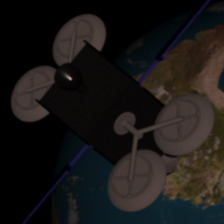
#> input picture data/images/sample_images_224x224/PCO_VIS_EUTELSAT_v4_CCN2_test_sample_6_image.jpg, 224 x 224 px
$ python make_calibration_sample.py ../../../data/images/sample_images_224x224
#> lines starting #> are read from the running program, lines starting #| are printed output that depends on the picture
import os
import numpy as np
import cv2
import random
import argparse
import sys
import pathlib
'''
This script is used to generate numpy array files (.npy) for use in TF Lite calibration.
If user wants to calibrate with their own data, they can do so by using this script to generate a numpy array.
'''

# Example usage:
# python generate_npy.py [path_to_data_dir] --count 20 --shape 227 227 --output_name imagenetv2_20x227x227x3.npy

random_seed = 342

def existing_dir(value):
    filepath = pathlib.Path(value)

    if not filepath.exists() or not filepath.is_dir():
        msg = f'Directory not found: {value}'
        raise argparse.ArgumentTypeError(msg)
    else:
        return value


def existing_file(value):
    filepath = pathlib.Path(value)

    if not filepath.exists():
        msg = f'File not found: {value}'
        raise argparse.ArgumentTypeError(msg)
    else:
        return value


def read_images(directory_path, num_images, rgb=False, grayscale=False, debug=False):
#> called with num_images = 20, rgb = True, grayscale = False, debug = False
    random.seed(random_seed)

    files = os.listdir(directory_path)

    image_files = [f for f in files if f.lower().endswith(('.jpg', '.jpeg', '.png'))]

    selected_images = random.sample(image_files, min(num_images, len(image_files)))
    if debug:
        print(selected_images)

    images = []
    for image_file in selected_images:
        image_path = os.path.join(directory_path, image_file)
        try:
            image = cv2.imread(image_path)
#> image is the input picture: shape (224, 224, 3); mean B, G, R 22.4, 23.8, 26.1
        except:
            print("Invalid image path, please check that a valid image is selected")
        if grayscale:
            image = cv2.cvtColor(image, cv2.COLOR_BGR2GRAY)
        elif rgb:
            image = cv2.cvtColor(image, cv2.COLOR_BGR2RGB)
        images.append(image)

    return images

def preprocess_images(images, shape, grayscale=False, norm=False):
    height = shape[0]
    width = shape[1]
    if grayscale:
        images_array = np.zeros((len(images), height, width, 1), dtype=np.float32)
    else:
        images_array = np.zeros((len(images), height, width, 3), dtype=np.float32)

    for i, image in enumerate(images):
        resized = cv2.resize(image, dsize=(width, height), interpolation=cv2.INTER_LINEAR).astype(np.float32)
        if norm:
            resized = resized/255.
        if grayscale:
            resized = np.expand_dims(resized, axis=-1)
        images_array[i] = resized
    return images_array

def main():
    parser = argparse.ArgumentParser()
    parser.add_argument('src', help="Directory of images, or source npy array")
    parser.add_argument('-o', '--output-name', type=str, default='')
    parser.add_argument('-c', '--count', type=int, default=20)
    parser.add_argument('-s', '--shape', nargs=2, type=int, default=[224,224]) # height width
    parser.add_argument('-b', '--bgr', action='store_true')
    parser.add_argument('-g', '--grayscale', action='store_true')
    parser.add_argument('--norm', action='store_true')
    parser.add_argument('-d', '--debug', action='store_true')
    parser.add_argument('--bchw', action='store_true')
    args = parser.parse_args()

    if args.src.endswith('.npy'):
        orig_array = np.load(args.src)
        if np.max(orig_array) == 1.0:
            orig_array *= 255.

        height = args.shape[0]
        width = args.shape[1]
        images_array = np.zeros((orig_array.shape[0], height, width, orig_array.shape[-1]), dtype=np.float32)
        for i, image in enumerate(orig_array):
            resized = cv2.resize(image, dsize=(width, height), interpolation=cv2.INTER_LINEAR).astype(np.float32)
            if args.norm:
                resized = resized/255.
            images_array[i] = resized
    elif os.path.isdir(args.src):
        images = read_images(args.src, args.count, (not args.bgr), args.grayscale, args.debug)
#> images = 2 items
        images_array = preprocess_images(images, args.shape, args.grayscale, args.norm)
#> the loop in preprocess_images, `for i, image in enumerate(images):` made 2 passes
#> pass 2, in preprocess_images, `resized = cv2.resize(image, dsize=(width, height), interpolation=cv2.I..`:
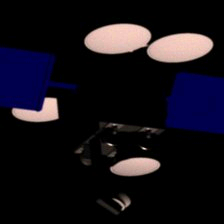
#> resized: shape (224, 224, 3) float32; mean R, G, B 7.1, 6, 8.7; drawn with min black and max white
    else:
        print('Please provide .npy or directory containing images')
        sys.exit(-1)

    images_array = images_array[:args.count]


    if args.debug:
        print("Shape of the numpy array:", images_array.shape)

    channels = 3
    if args.grayscale:
        channels = 1

    if args.output_name == '':
        bgr = ''
        norm = ''
        if args.bgr:
            bgr = 'bgr_'
        if args.norm:
            norm = 'norm_'

        if args.bchw:
            format_array = (bgr, norm, args.count, channels, args.shape[0], args.shape[1])
        else:
            format_array = (bgr, norm, args.count, args.shape[0], args.shape[1], channels)
        args.output_name = 'tflite_calibration_images_{}{}{}x{}x{}x{}.npy'.format(*format_array)

    if args.bchw:
        images_array = images_array.transpose(0, 3, 1, 2)
    np.save(args.output_name, images_array)

if __name__ == '__main__':
    main()
